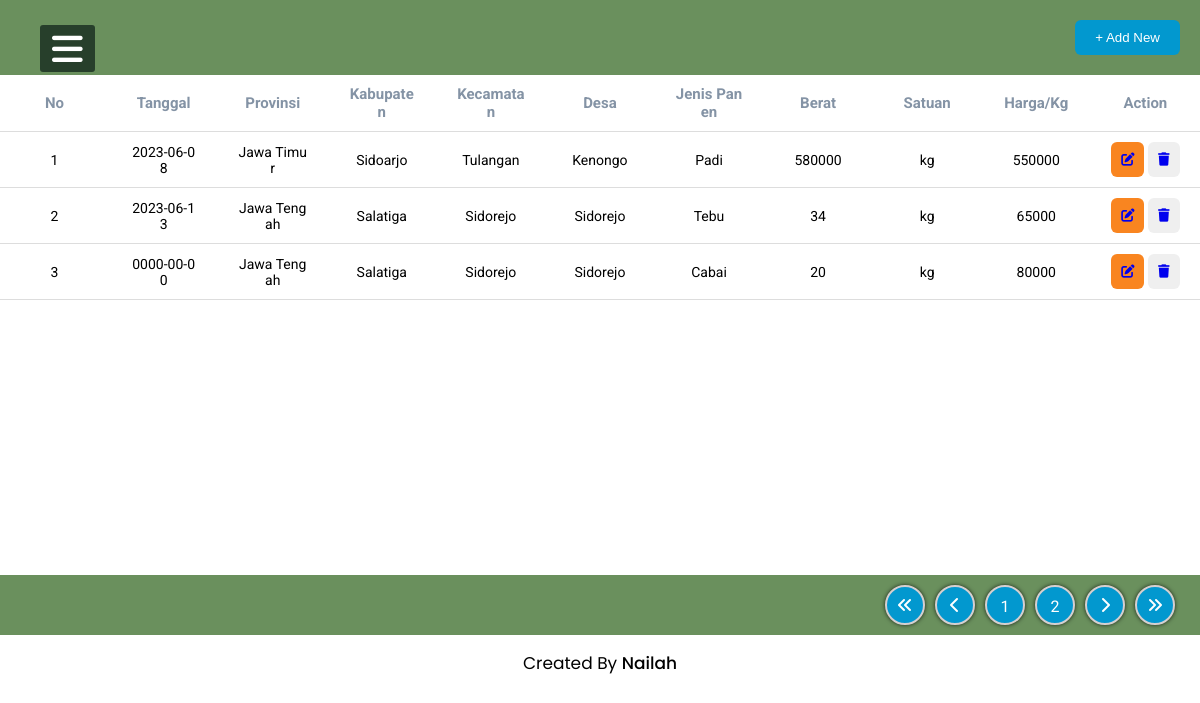
The app's page /admin/hasilpanen.php with its own data.
### tables this page shows
CREATE TABLE `hasil_panen` (
  `id_hasil` int(10) NOT NULL,
  `tanggal` date DEFAULT NULL,
  `id_asal` int(10) DEFAULT NULL,
  `jenis_panen` varchar(20) DEFAULT NULL,
  `berat` int(10) DEFAULT NULL,
  `id_satuan` int(10) DEFAULT NULL,
  `harga_kilo` int(10) DEFAULT NULL
);

CREATE TABLE `daerah_asal` (
  `id_asal` int(10) NOT NULL,
  `provinsi` varchar(20) DEFAULT NULL,
  `Kabupaten` varchar(20) DEFAULT NULL,
  `kecamatan` varchar(30) DEFAULT NULL,
  `Desa` varchar(25) DEFAULT NULL
);

CREATE TABLE `satuan` (
  `id_satuan` int(10) NOT NULL,
  `jenis_satuan` varchar(10) DEFAULT NULL
);

### admin/hasilpanen.php (the view, shortened to what this page needs)
<!DOCTYPE html>
<html lang="en">
<head>
    <link rel="stylesheet" type="text/css" href="style.css">
    <link rel="stylesheet"  href="https://cdnjs.cloudflare.com/ajax/libs/font-awesome/6.4.0/css/all.min.css">
</head>
<body>
    <?php
    include "sidebar.php";
    ?>
    <div class="table">
        <div class="table_header">
            <div>
                <button class="add_new"><a href="addpanen.php">+ Add New</a></button>
            </div>
        </div>
        <div class="table_section">
            <table class="table">
            <thead>
                <tr>
                    <th>No</th>
                    <th>Tanggal</th>
                    <th>Provinsi</th>
                    <th>Kabupaten</th>
                    <th>Kecamatan</th>
                    <th>Desa</th>
                    <th>Jenis Panen</th>
                    <th>Berat</th>
                    <th>Satuan</th>
                    <th>Harga/Kg</th>
                    <th>Action</th>
                </tr>
            </thead>
            <tbody>
            <?php
        include "koneksi.php";
        $query="SELECT  hasil_panen.id_hasil, hasil_panen.tanggal, daerah_asal.provinsi, daerah_asal.Kabupaten, daerah_asal.kecamatan, daerah_asal.Desa, hasil_panen.jenis_panen, hasil_panen.berat, satuan.jenis_satuan, hasil_panen.harga_kilo
        FROM hasil_panen, daerah_asal, satuan
        WHERE hasil_panen.id_asal = daerah_asal.id_asal and hasil_panen.id_satuan = satuan.id_satuan ";
        $query_mysql = mysqli_query($mysqli,$query)or die(mysqli_error());
        $nomor = 1;
        while($data = mysqli_fetch_array($query_mysql)){
         ?>
         <tr>
                <td><?php echo $nomor++; ?></td>
                <td><?php echo $data ['tanggal']; ?></td>
                <td><?php echo $data ['provinsi']; ?></td>
                <td><?php echo $data ['Kabupaten']; ?></td>
                <td><?php echo $data ['kecamatan']; ?></td>
                <td><?php echo $data ['Desa']; ?></td>
                <td><?php echo $data ['jenis_panen']; ?></td>
                <td><?php echo $data ['berat']; ?></td>
                <td><?php echo $data ['jenis_satuan']; ?></td>
                <td><?php echo $data ['harga_kilo']; ?></td>
                <td>
                    <button><a href="editpanen.php?idhasil=<?=$data['id_hasil']?>"><i class="fa-solid fa-pen-to-square"></i></a></button>
                    <button><a href="delete.php?idhasil=<?=$data['id_hasil']?>"><i class="fa-solid fa-trash" ></i></a></button>
                </td>
         </tr>
         <?php } ?>
        </tbody>
            </table>
        </div>
        <div class="pagination">
            <div><i class="fa-solid fa-angles-left"></i></div>
            <div><i class="fa-solid fa-chevron-left"></i></div>
            <div>1</div>
            <div>2</div>
            <div><i class="fa-solid fa-chevron-right"></i></div>
            <div><i class="fa-solid fa-angles-right"></i></div>
        </div>
    </div>
</body>
</html>
<?php include_once "footer.php";

### admin/style.css (style rules this page uses)
* { margin: 0; padding: 0; box-sizing: border-box; }
body { overflow: hidden; font-family: 'Poppins', sans-serif; }
.table { width: 100%; }
.table_header { display: flex; justify-content: space-between; align-items: center; flex-wrap: wrap; padding: 20px; background-color: #6a905d; }
button { outline: none; border: none; border-radius: 6px; cursor: pointer; padding: 10px; color: #ffffff; }
td button:nth-child(1) { background-color: #f98520; }
.add_new { cursor: text; color: inherit; text-decoration: none; padding: 10px 20px; background-color: #0298cf; }
.add_new a:link { color: #ffffff; }
.table_section { height: 500px; overflow: auto; }
table { width:50%; table-layout: fixed; min-width:50%; border-collapse: collapse; }
thead th { top:0; background-color: white; color:#8493a5; font-size:15px; }
th, td { border-bottom: 1px solid #dddddd; padding: 10px 20px; word-break: break-all; text-align: center; font-size:14px; }
.pagination { display: flex; justify-content: flex-end; width: 100%; padding: 10px 20px; background: #6a905d; }
.pagination div { padding: 10px; border: 2px solid #d5d0d0; height: 40px; width: 40px; border-radius: 100%; display: flex; justify-content: center; background-color: #0298cf; color: #ffffff; box-shadow: 0px 0px 4px 0px rgba(0, 0, 0, 0.75); margin: 0 5px; cursor: pointer; }
::placeholder { color: #0298cf; }

### admin/style1.css (style rules this page uses)
body { font-family: 'Roboto', sans-serif; }
* { margin: 0; padding: 0; list-style: none; text-decoration: none; }

### records on screen
hasil_panen: tanggal "2023-06-08", id_asal.provinsi "Jawa Timur", id_asal.Kabupaten "Sidoarjo", id_asal.kecamatan "Tulangan", id_asal.Desa "Kenongo", jenis_panen "Padi", berat "580000", id_satuan.jenis_satuan "kg", harga_kilo "550000"
hasil_panen: tanggal "2023-06-13", id_asal.provinsi "Jawa Tengah", id_asal.Kabupaten "Salatiga", id_asal.kecamatan "Sidorejo", id_asal.Desa "Sidorejo", jenis_panen "Tebu", berat "34", id_satuan.jenis_satuan "kg", harga_kilo "65000"
hasil_panen: tanggal "0000-00-00", id_asal.provinsi "Jawa Tengah", id_asal.Kabupaten "Salatiga", id_asal.kecamatan "Sidorejo", id_asal.Desa "Sidorejo", jenis_panen "Cabai", berat "20", id_satuan.jenis_satuan "kg", harga_kilo "80000"
